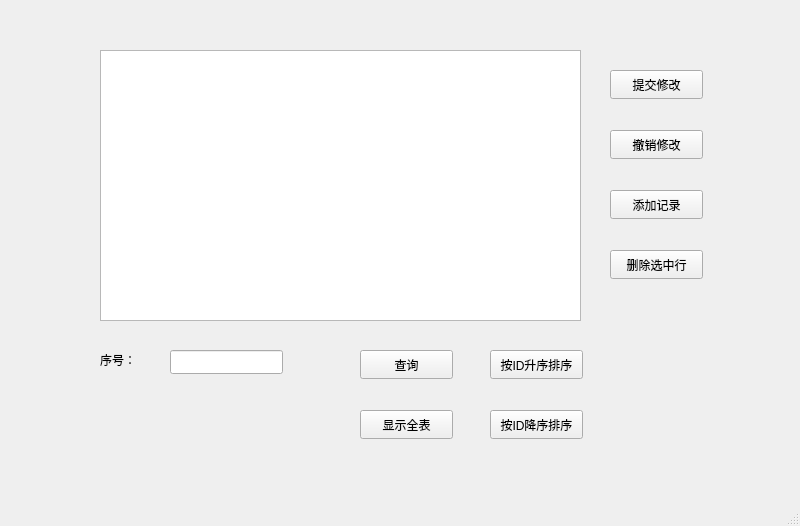
<?xml version="1.0" encoding="UTF-8"?>
<ui version="4.0">
 <class>MainWindow</class>
 <widget class="QMainWindow" name="MainWindow">
  <property name="geometry">
   <rect>
    <x>0</x>
    <y>0</y>
    <width>800</width>
    <height>526</height>
   </rect>
  </property>
  <property name="windowTitle">
   <string>MainWindow</string>
  </property>
  <widget class="QWidget" name="centralwidget">
   <widget class="QPushButton" name="pushButton">
    <property name="geometry">
     <rect>
      <x>610</x>
      <y>70</y>
      <width>93</width>
      <height>29</height>
     </rect>
    </property>
    <property name="text">
     <string>提交修改</string>
    </property>
   </widget>
   <widget class="QPushButton" name="pushButton_2">
    <property name="geometry">
     <rect>
      <x>610</x>
      <y>130</y>
      <width>93</width>
      <height>29</height>
     </rect>
    </property>
    <property name="text">
     <string>撤销修改</string>
    </property>
   </widget>
   <widget class="QPushButton" name="pushButton_3">
    <property name="geometry">
     <rect>
      <x>610</x>
      <y>190</y>
      <width>93</width>
      <height>29</height>
     </rect>
    </property>
    <property name="text">
     <string>添加记录</string>
    </property>
   </widget>
   <widget class="QPushButton" name="pushButton_4">
    <property name="geometry">
     <rect>
      <x>610</x>
      <y>250</y>
      <width>93</width>
      <height>29</height>
     </rect>
    </property>
    <property name="text">
     <string>删除选中行</string>
    </property>
   </widget>
   <widget class="QPushButton" name="pushButton_5">
    <property name="geometry">
     <rect>
      <x>360</x>
      <y>350</y>
      <width>93</width>
      <height>29</height>
     </rect>
    </property>
    <property name="text">
     <string>查询</string>
    </property>
   </widget>
   <widget class="QPushButton" name="pushButton_6">
    <property name="geometry">
     <rect>
      <x>490</x>
      <y>350</y>
      <width>93</width>
      <height>29</height>
     </rect>
    </property>
    <property name="text">
     <string>按ID升序排序</string>
    </property>
   </widget>
   <widget class="QPushButton" name="pushButton_7">
    <property name="geometry">
     <rect>
      <x>490</x>
      <y>410</y>
      <width>93</width>
      <height>29</height>
     </rect>
    </property>
    <property name="text">
     <string>按ID降序排序</string>
    </property>
   </widget>
   <widget class="QPushButton" name="pushButton_8">
    <property name="geometry">
     <rect>
      <x>360</x>
      <y>410</y>
      <width>93</width>
      <height>29</height>
     </rect>
    </property>
    <property name="text">
     <string>显示全表</string>
    </property>
   </widget>
   <widget class="QLabel" name="label">
    <property name="geometry">
     <rect>
      <x>100</x>
      <y>350</y>
      <width>69</width>
      <height>20</height>
     </rect>
    </property>
    <property name="text">
     <string>序号：</string>
    </property>
   </widget>
   <widget class="QLineEdit" name="lineEdit">
    <property name="geometry">
     <rect>
      <x>170</x>
      <y>350</y>
      <width>113</width>
      <height>24</height>
     </rect>
    </property>
   </widget>
   <widget class="QTableView" name="tableView">
    <property name="geometry">
     <rect>
      <x>100</x>
      <y>50</y>
      <width>481</width>
      <height>271</height>
     </rect>
    </property>
   </widget>
  </widget>
  <widget class="QMenuBar" name="menubar">
   <property name="geometry">
    <rect>
     <x>0</x>
     <y>0</y>
     <width>800</width>
     <height>26</height>
    </rect>
   </property>
  </widget>
  <widget class="QStatusBar" name="statusbar"/>
 </widget>
 <resources/>
 <connections/>
</ui>
